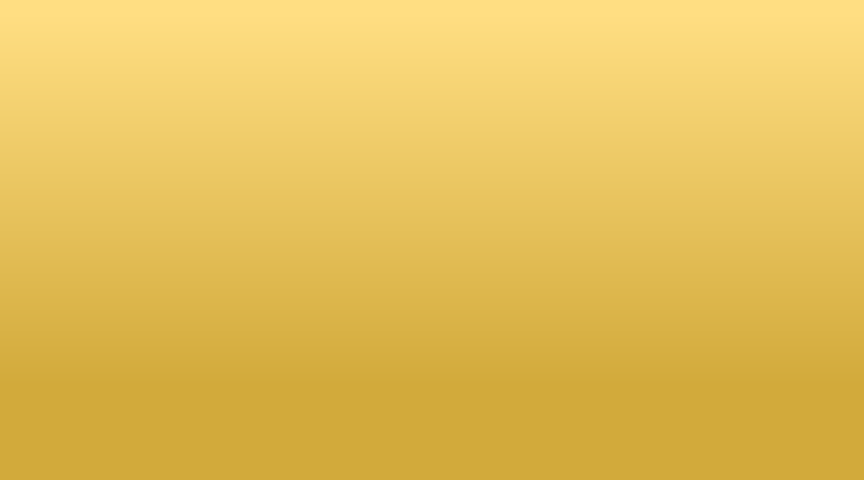

This is a level from a 2D game, rendered from its Tiled map with the project's own tilesets. A one-line summary and the complete map file follow:
An orthogonal 27x15 tile map with 32x32 px tiles, 1 tile layer (Tile Layer 1).

<map version="1.2" tiledversion="1.3.1" orientation="orthogonal" renderorder="right-down" compressionlevel="0" width="27" height="15" tilewidth="32" tileheight="32" infinite="0" nextlayerid="3" nextobjectid="13">
 <tileset firstgid="1" source="canvas.tsx" />
 <layer id="1" name="Tile Layer 1" width="27" height="15">
  <data encoding="csv">
1,2,3,4,5,6,7,8,9,10,11,12,13,14,15,16,17,18,19,20,21,22,23,24,25,26,27,
28,29,30,31,32,33,34,35,36,37,38,39,40,41,42,43,44,45,46,47,48,49,50,51,52,53,54,
55,56,57,58,59,60,61,62,63,64,65,66,67,68,69,70,71,72,73,74,75,76,77,78,79,80,81,
82,83,84,85,86,87,88,89,90,91,92,93,94,95,96,97,98,99,100,101,102,103,104,105,106,107,108,
109,110,111,112,113,114,115,116,117,118,119,120,121,122,123,124,125,126,127,128,129,130,131,132,133,134,135,
136,137,138,139,140,141,142,143,144,145,146,147,148,149,150,151,152,153,154,155,156,157,158,159,160,161,162,
163,164,165,166,167,168,169,170,171,172,173,174,175,176,177,178,179,180,181,182,183,184,185,186,187,188,189,
190,191,192,193,194,195,196,197,198,199,200,201,202,203,204,205,206,207,208,209,210,211,212,213,214,215,216,
217,218,219,220,221,222,223,224,225,226,227,228,229,230,231,232,233,234,235,236,237,238,239,240,241,242,243,
244,245,246,247,248,249,250,251,252,253,254,255,256,257,258,259,260,261,262,263,264,265,266,267,268,269,270,
271,272,273,274,275,276,277,278,279,280,281,282,283,284,285,286,287,288,289,290,291,292,293,294,295,296,297,
298,299,300,301,302,303,304,305,306,307,308,309,310,311,312,313,314,315,316,317,318,319,320,321,322,323,324,
325,326,327,328,329,330,331,332,333,334,335,336,337,338,339,340,341,342,343,344,345,346,347,348,349,350,351,
352,353,354,355,356,357,358,359,360,361,362,363,364,365,366,367,368,369,370,371,372,373,374,375,376,377,378,
379,380,381,382,383,384,385,386,387,388,389,390,391,392,393,394,395,396,397,398,399,400,401,402,403,404,405
</data>
 </layer>
 <objectgroup id="2" name="BORDER" />
</map>